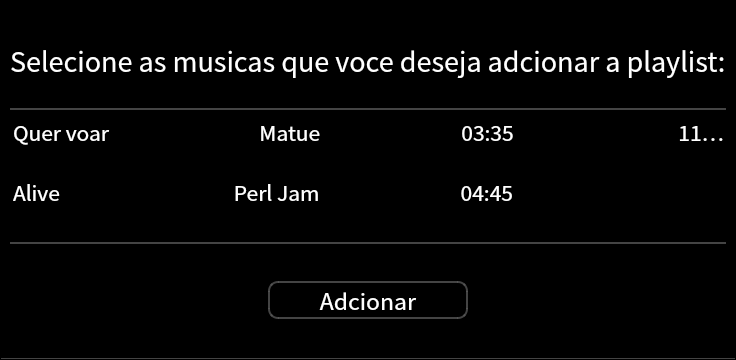
         <widget class="QWidget" name="page">
          <layout class="QVBoxLayout" name="verticalLayout_12">
           <property name="spacing">
            <number>0</number>
           </property>
           <property name="leftMargin">
            <number>0</number>
           </property>
           <property name="topMargin">
            <number>0</number>
           </property>
           <property name="rightMargin">
            <number>0</number>
           </property>
           <property name="bottomMargin">
            <number>0</number>
           </property>
           <item>
            <widget class="QFrame" name="frame_34">
             <property name="styleSheet">
              <string notr="true">background-color: rgb(0, 0, 0);
 border-bottom: 2px solid rgba(87, 87, 87, 200);</string>
             </property>
             <property name="frameShape">
              <enum>QFrame::StyledPanel</enum>
             </property>
             <property name="frameShadow">
              <enum>QFrame::Raised</enum>
             </property>
             <layout class="QVBoxLayout" name="verticalLayout_11">
              <item>
               <widget class="QLabel" name="label">
                <property name="minimumSize">
                 <size>
                  <width>0</width>
                  <height>100</height>
                 </size>
                </property>
                <property name="maximumSize">
                 <size>
                  <width>16777215</width>
                  <height>100</height>
                 </size>
                </property>
                <property name="font">
                 <font>
                  <family>Noto Sans CJK HK</family>
                  <pointsize>20</pointsize>
                 </font>
                </property>
                <property name="styleSheet">
                 <string notr="true">color: rgb(255, 255, 255)</string>
                </property>
                <property name="text">
                 <string>Selecione as musicas que voce deseja adcionar a playlist:</string>
                </property>
               </widget>
              </item>
              <item>
               <widget class="QListWidget" name="listWidget_3">
                <property name="font">
                 <font>
                  <family>Noto Sans CJK HK</family>
                  <pointsize>16</pointsize>
                 </font>
                </property>
                <property name="styleSheet">
                 <string notr="true">color: rgb(255, 255, 255);
</string>
                </property>
                <property name="frameShape">
                 <enum>QFrame::NoFrame</enum>
                </property>
                <property name="frameShadow">
                 <enum>QFrame::Plain</enum>
                </property>
                <property name="horizontalScrollBarPolicy">
                 <enum>Qt::ScrollBarAlwaysOff</enum>
                </property>
                <property name="sizeAdjustPolicy">
                 <enum>QAbstractScrollArea::AdjustToContents</enum>
                </property>
                <property name="selectionMode">
                 <enum>QAbstractItemView::MultiSelection</enum>
                </property>
                <property name="iconSize">
                 <size>
                  <width>30</width>
                  <height>30</height>
                 </size>
                </property>
                <property name="gridSize">
                 <size>
                  <width>60</width>
                  <height>60</height>
                 </size>
                </property>
                <property name="viewMode">
                 <enum>QListView::ListMode</enum>
                </property>
                <property name="uniformItemSizes">
                 <bool>true</bool>
                </property>
                <item>
                 <property name="text">
                  <string>Quer voar                                Matue                              03:35                                   111111111111111112222222222333333</string>
                 </property>
                 <property name="textAlignment">
                  <set>AlignLeading|AlignVCenter</set>
                 </property>
                 <property name="icon">
                  <iconset>
                   <normaloff>../../SpaceMusic/intercaces/imagens/fogo(2).png</normaloff>../../SpaceMusic/intercaces/imagens/fogo(2).png</iconset>
                 </property>
                </item>
                <item>
                 <property name="text">
                  <string>Alive                                     Perl Jam                              04:45</string>
                 </property>
                 <property name="textAlignment">
                  <set>AlignLeading|AlignVCenter</set>
                 </property>
                 <property name="icon">
                  <iconset>
                   <normaloff>../../Downloads/fogo(2).png</normaloff>../../Downloads/fogo(2).png</iconset>
                 </property>
                </item>
               </widget>
              </item>
              <item>
               <widget class="QFrame" name="frame_35">
                <property name="minimumSize">
                 <size>
                  <width>0</width>
                  <height>100</height>
                 </size>
                </property>
                <property name="maximumSize">
                 <size>
                  <width>16777215</width>
                  <height>100</height>
                 </size>
                </property>
                <property name="styleSheet">
                 <string notr="true">border:0px;</string>
                </property>
                <property name="frameShape">
                 <enum>QFrame::StyledPanel</enum>
                </property>
                <property name="frameShadow">
                 <enum>QFrame::Raised</enum>
                </property>
                <layout class="QHBoxLayout" name="horizontalLayout_13">
                 <item>
                  <widget class="QPushButton" name="botao_criar_playlist_3">
                   <property name="sizePolicy">
                    <sizepolicy hsizetype="Fixed" vsizetype="Fixed">
                     <horstretch>0</horstretch>
                     <verstretch>0</verstretch>
                    </sizepolicy>
                   </property>
                   <property name="minimumSize">
                    <size>
                     <width>200</width>
                     <height>0</height>
                    </size>
                   </property>
                   <property name="maximumSize">
                    <size>
                     <width>200</width>
                     <height>16777215</height>
                    </size>
                   </property>
                   <property name="font">
                    <font>
                     <family>Noto Sans CJK HK</family>
                     <pointsize>17</pointsize>
                     <weight>50</weight>
                     <bold>false</bold>
                    </font>
                   </property>
                   <property name="cursor">
                    <cursorShape>PointingHandCursor</cursorShape>
                   </property>
                   <property name="styleSheet">
                    <string notr="true">QPushButton{
	border: 0px;
	border: 2px solid rgba(87, 87, 87, 200);
	border-radius: 10px;
   color: rgb(255, 255, 255)
}

QPushButton:hover{
	border: 1px solid rgb(36, 31, 49);	
	background-color:rgba(111, 110, 110, 40);
	
}

</string>
                   </property>
                   <property name="text">
                    <string>Adcionar</string>
                   </property>
                   <property name="icon">
                    <iconset>
                     <normaloff>../../SpaceMusic/intercaces/imagens/adicionar.png</normaloff>../../SpaceMusic/intercaces/imagens/adicionar.png</iconset>
                   </property>
                   <property name="iconSize">
                    <size>
                     <width>30</width>
                     <height>30</height>
                    </size>
                   </property>
                  </widget>
                 </item>
                </layout>
               </widget>
              </item>
             </layout>
            </widget>
           </item>
          </layout>
         </widget>
